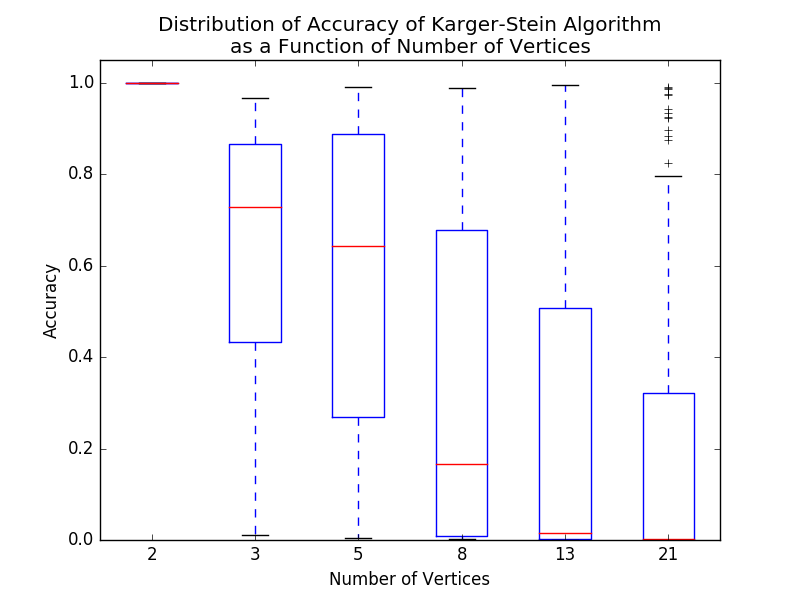

The Python source for this figure:
# Donovan Guelde
# CSCI 5454
# PS3, Q4

import matplotlib as mpl
import matplotlib.pyplot as plt
import networkx as nx
import numpy as np
import random
from math import sqrt
from math import ceil
from sys import maxint

def generateGraph(n,p):
	tempGraph = nx.gnp_random_graph(n,p) #generate random graph (this gives simple graph, not gonna work)
	while(nx.number_connected_components(tempGraph)!=1): #make sure graph is connected...
		tempGraph = nx.gnp_random_graph(n,p)
	graph = nx.MultiGraph() 
	for edge in tempGraph.edges(): #copy edges into multigraph to preserve multi-edges after node collapse
		graph.add_edge(edge[0],edge[1])
	return graph

def karger(g,T):
	graph = g
	counter=0
	while (len(graph.nodes())>T): #repeat until only T nodes remaining
		edge = random.sample(graph.edges(),1)[0] #randomly select edge for collapse; returns an array of length 1, just get [0]
		v1,v2 = edge[0],edge[1] #nodes at edge endpoints, gonna combine these 2
		neighbors = graph.neighbors(v1) #set of v1's neighbors
		v2 = np.random.choice(neighbors) #combine v1,v2
		for edge in graph.edges(v1): #add v1's edges to v2
			if edge[1] != v2: #no self-loops
				graph.add_edge(v2,edge[1])
		graph.remove_node(v1) #remove v1 and its edges from graph
	return graph #returns graph with T nodes remaining (T = )

def kargerStein(g,n):
	g = karger(g,n) #perform karger to limit
	minCut= len(nx.minimum_edge_cut(g))
	return minCut


def main():
	N=[2,3,5,8,13,21]
	results = [] #store results for plotting later
	#n=[5]
	counter=0
	for n in N:
		T = ceil(1+n/sqrt(2))
		print "T=",T
		results.append([])
		for index in range(0,100):
			p=random.random()
			while(p<.1):
				p=random.random()
			minCut=maxint
			iterations = 10*pow(n,2)
			minCutCount=0.0
			for index in range(0,iterations):
				graph = generateGraph(n,p)
				cutWeight=kargerStein(graph,T)
				if cutWeight==minCut:
					minCutCount+=1
				if cutWeight<minCut:
					minCut=cutWeight
					minCutCount=1
			results[counter].append(minCutCount/float(iterations))
			print "n=",n,"p=",p,"weight=",minCut,"count=",minCutCount,"iterations=",iterations,"probability=",minCutCount/float(iterations)
		counter+=1
	plt.boxplot(results)
	plt.xticks([1,2,3,4,5,6],[2,3,5,8,13,21])
	plt.ylim(0,1.05)
	plt.title('Distribution of Accuracy of Karger-Stein Algorithm\nas a Function of Number of Vertices')
	plt.xlabel('Number of Vertices')
	plt.ylabel('Accuracy')
	plt.savefig('kargerStein.png')
	#plt.show()

	#position = nx.spring_layout(graph)
	#labels=nx.draw_networkx_labels(graph,position)
	#nx.draw(graph,position)
	#plt.show()


main()